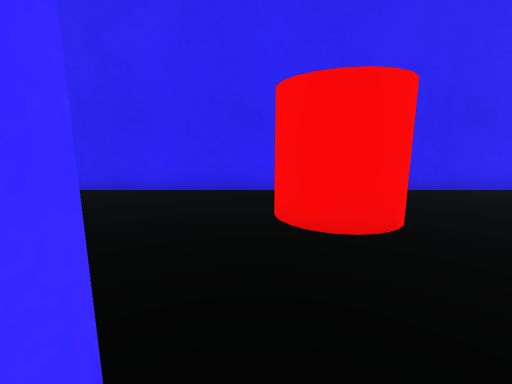
view 1 (above)

24 first-person views from a walk through a scene from a Unity 3-D project. The camera is 1.2 m above the floor, tilts 10° down and sees 90° across. The floor is counted in squares, 1 m on a side. Each view is taken from the middle of a square. On the plan, view 1 faces up. The plan holds only what a view shows up to about 12 squares ahead; the rest is blank. The place goes on beyond the plan. The player character is not drawn. Some surface patterns are stand-ins.

view 2
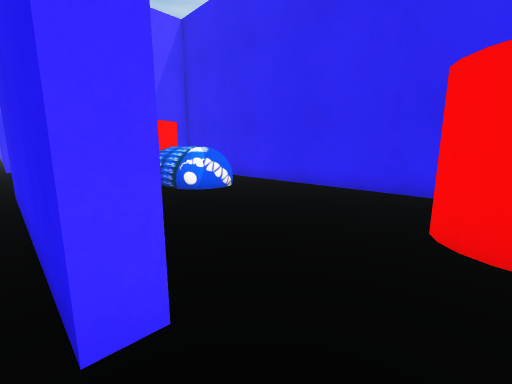

view 3
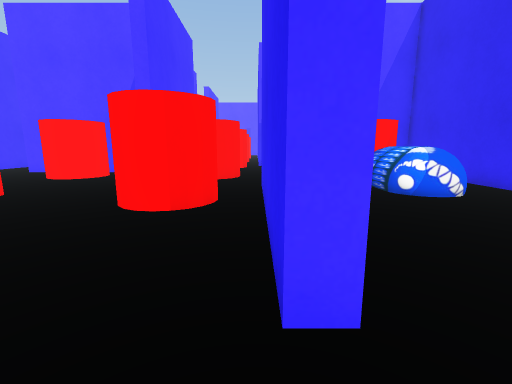

view 4
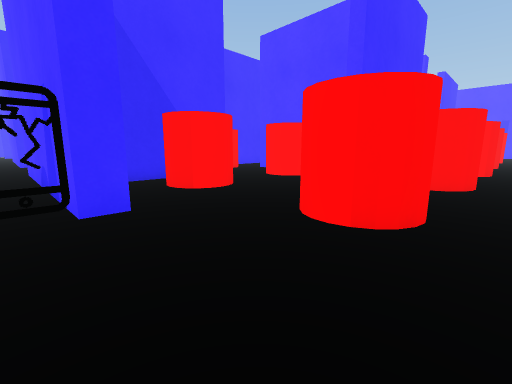

view 5
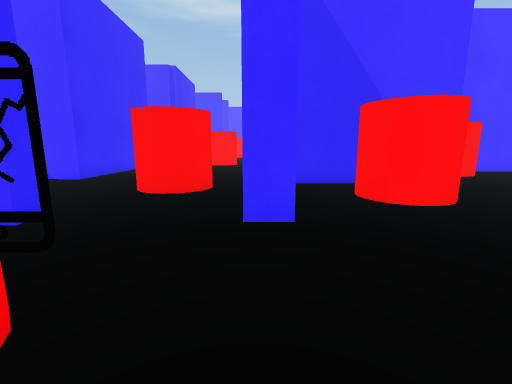

view 6
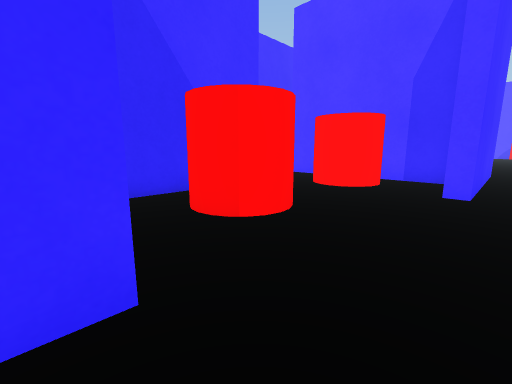

view 7
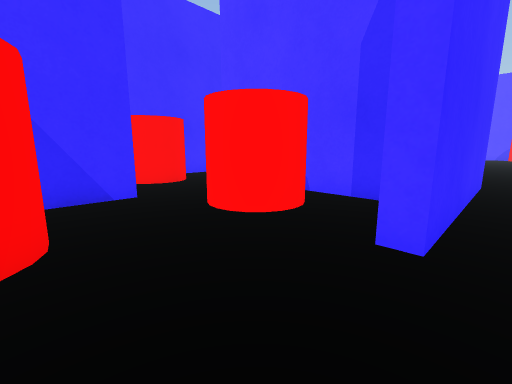

view 8
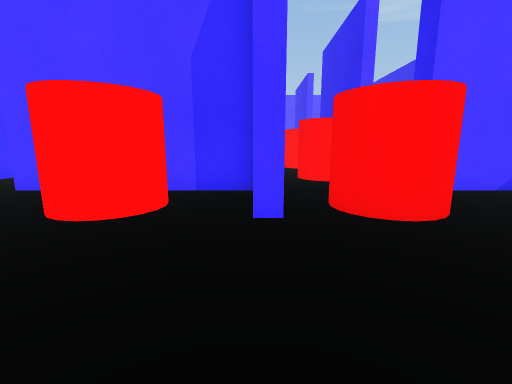

view 9
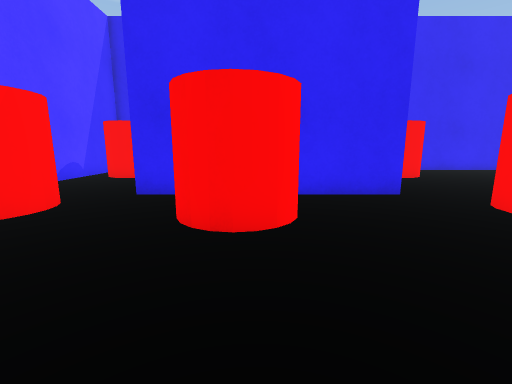

view 10
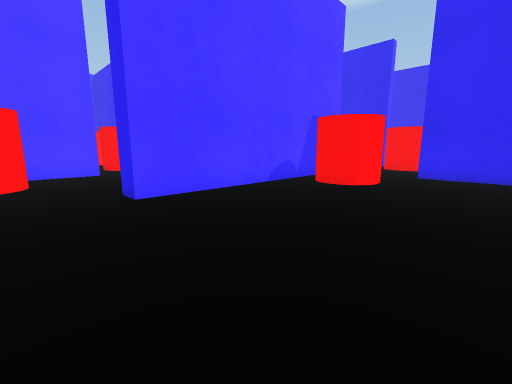

view 11
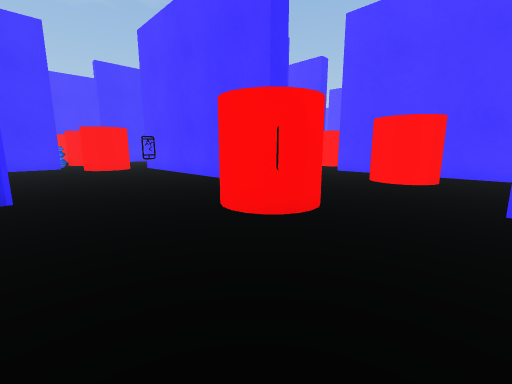

view 12
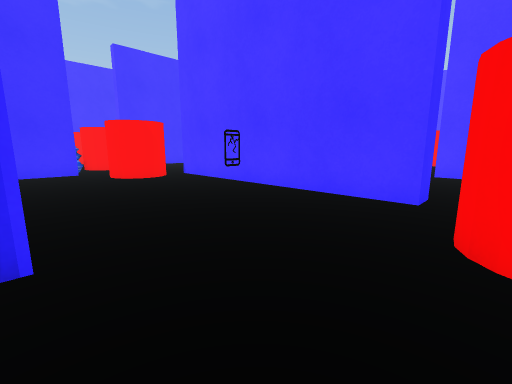

view 13
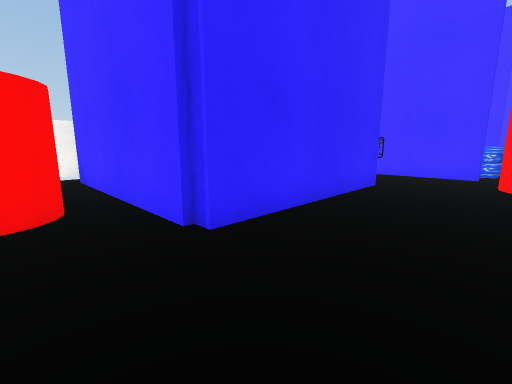

view 14
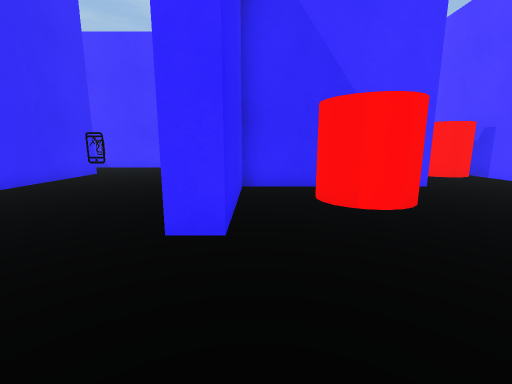

view 15
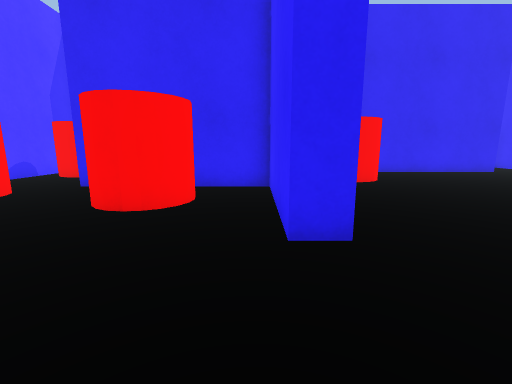

view 16
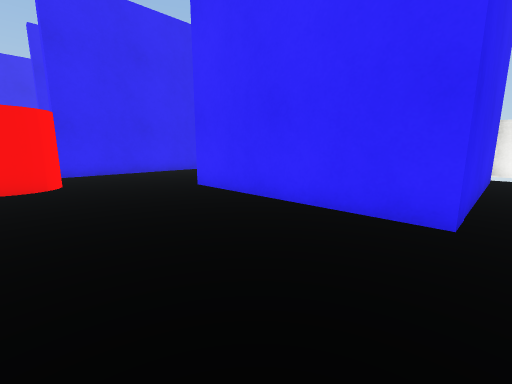

view 17
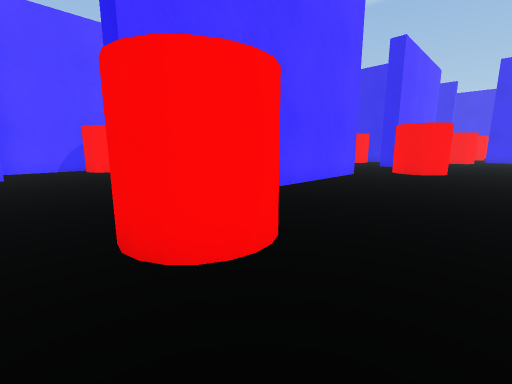

view 18
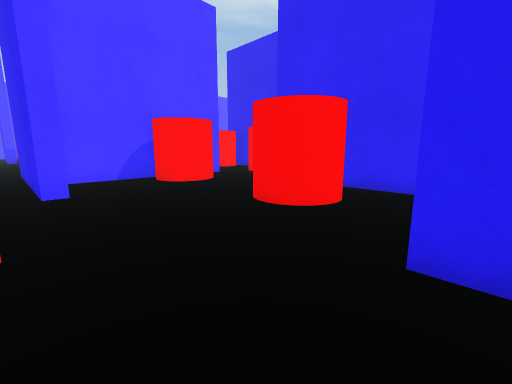

view 19
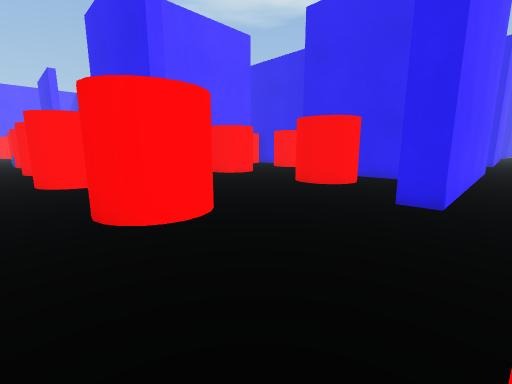

view 20
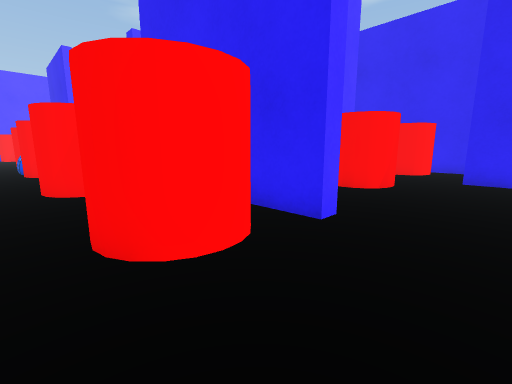

view 21
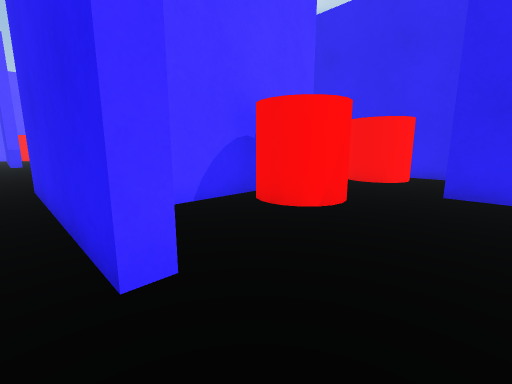

view 22
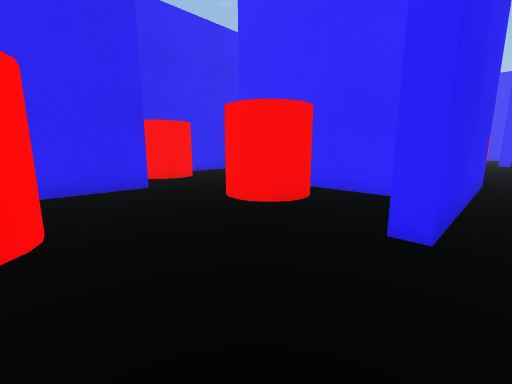

view 23
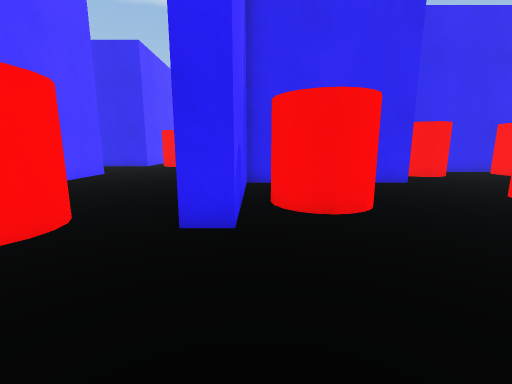

view 24
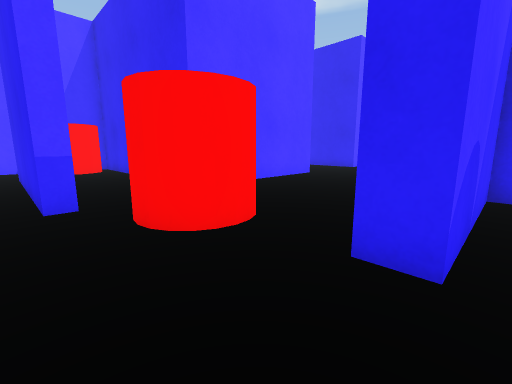

### Floor plan
Key: @ floor where view 1 was taken; # wall or solid block; . floor; = window, fence, low wall or low ledge; C red cylinder; O other object.
Columns run from 27 left of view 1 to 7 right of it. Each row starts with its distance up from view 1.
  7                 #############  ####
  6                 #    .......   ...
  5                 #.  OOO.....  ....
  4                 #.. OO...  .CC=..
  3                 #.CC ..=.  =C...
  2                 #...        ....
  1                 #....      ....
  0             #........######@..
 -1              ...............CC
 -2             .C....CC. .C  .=CC
 -3        .............. ... . ..
 -4        ..... ######......   ..
 -5                 #.........# ..#####
 -6                 #.........#........
 -7                 #.CC.. C..#.C......
 -8                 #..... ...#.CC...=.
 -9                 #...#######.C.....
-10                 #....  ...#......##
-11                 ......  ..#......#
-12                ... C...C. #......#
-13              ####   #...  #. =  .#
-14                     #.......  ...#
-15                     #....... ... #
-16                     #....... ....##
-17                        C.....C..
-18                      ............
-19                     #........... CC
-20  ...            #####...  #........
-21 #...         C ...C....C. #.....###
-22 #....        .........  ..#..=..#
-23 #.==.       .......... ...#.....#
-24 #.... ##  ##....#...#######.....#
-25  .....#.  ..... #..... ...#.....#
-26   ....#.  ....  #.C... C..#.....#
-27    ...# CC...C .#.........#.....#
-28    C  #   ..  ..#.........#..C..=
-29 ...           ..#.......... .#...
-30 ##.  ........######.......   .....
-31 ..   ......................  .####
-32        .CC    C   C.   C     ..
-33         ..............       C
-34         ..............     .

Where each view was taken, in squares from view 1:
view 1: 0 up, 0 right, facing up
view 2: 0 up, 1 right, facing up-left
view 3: 0 up, 1 right, facing left
view 4: 0 up, 0 right, facing down-left
view 5: 1 down, 1 left, facing down
view 6: 3 down, 1 left, facing down-left
view 7: 3 down, 5 left, facing down-left
view 8: 4 down, 4 left, facing left
view 9: 6 down, 4 left, facing up
view 10: 16 down, 5 right, facing up-left
view 11: 14 down, 5 right, facing down-left
view 12: 18 down, 5 right, facing down-left
view 13: 19 down, 2 right, facing down-right
view 14: 16 down, 2 left, facing down
view 15: 17 down, 2 left, facing up
view 16: 17 down, 1 right, facing up-right
view 17: 30 down, 4 right, facing up-left
view 18: 31 down, 1 left, facing up-left
view 19: 34 down, 0 right, facing up-left
view 20: 34 down, 6 left, facing up-left
view 21: 31 down, 6 left, facing up-left
view 22: 31 down, 18 left, facing up-right
view 23: 32 down, 20 left, facing up
view 24: 31 down, 20 left, facing up-left
